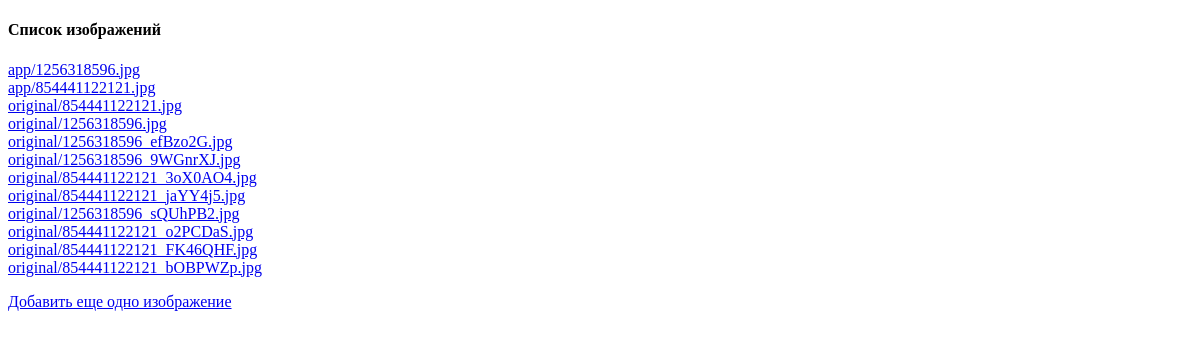
Before: / with the older database file.
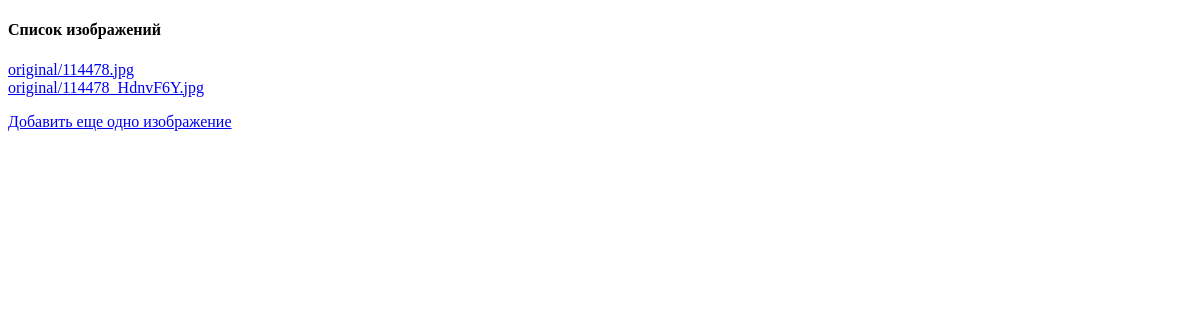
After: the same page with the newer database file.
### app/models.py (models this page shows, shortened)
class Image(models.Model):
    image = models.ImageField(upload_to='original', blank=True, verbose_name='Загрузка с компьютера')
    resize_image = models.ImageField(upload_to='resize', blank=True, verbose_name='Отредактированное изображение')
    height = models.IntegerField(blank=True, null=True, verbose_name='Высота')
    width = models.IntegerField(blank=True, null=True, verbose_name='Ширина')

### app/views.py (the view)
# urls.py: path('', ImageList.as_view(), name='index'),
class ImageList(ListView):
    Model = Image
    queryset = Image.objects.all()
    template_name = 'index.html'

### templates/index.html (shortened to what this page needs)
<!DOCTYPE html>
<html lang="ru">
<head>
</head>
<h4> Список изображений </h4>
{% for image in object_list %}
     <a href='{% url 'image_detail' image.pk %}'>{{ image.image }}</a><br>
{% endfor %}
<p><a href="upload/">Добавить еще одно изображение</a></p>
</body>
</html>

Changed rows visible on the page:
removed Image: image "app/1256318596.jpg"
removed Image: image "app/854441122121.jpg"
removed Image: image "original/854441122121.jpg"
removed Image: image "original/1256318596.jpg"
removed Image: image "original/1256318596_efBzo2G.jpg"
removed Image: image "original/1256318596_9WGnrXJ.jpg"
removed Image: image "original/854441122121_3oX0AO4.jpg"
removed Image: image "original/854441122121_jaYY4j5.jpg"
removed Image: image "original/1256318596_sQUhPB2.jpg"
removed Image: image "original/854441122121_o2PCDaS.jpg"
removed Image: image "original/854441122121_FK46QHF.jpg"
removed Image: image "original/854441122121_bOBPWZp.jpg"
added Image: image "original/114478.jpg"
added Image: image "original/114478_HdnvF6Y.jpg"
